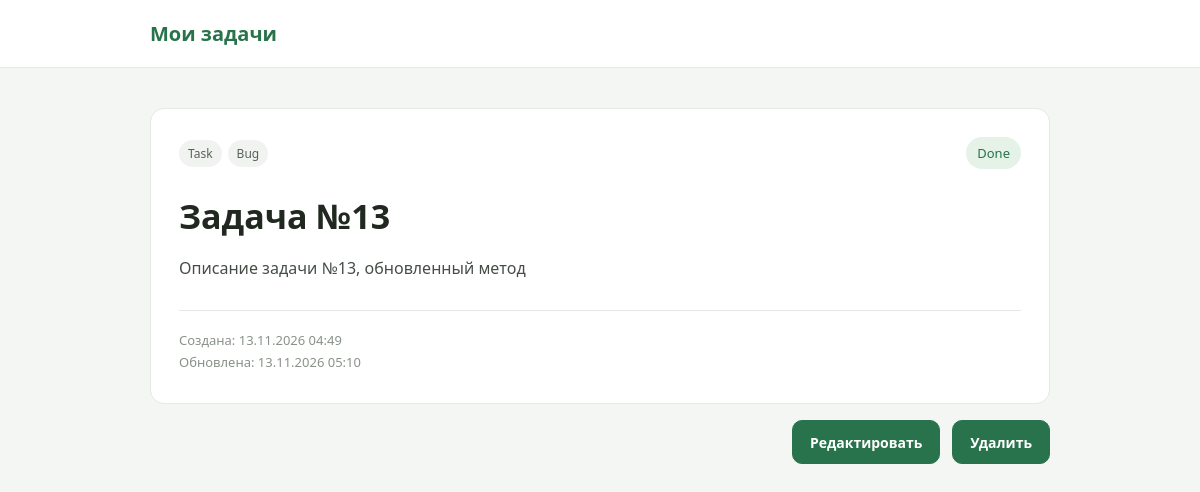
The page /task/15/ on the database its author committed.
### task_man/models.py (models this page shows, shortened)
class Type(models.Model):
    type = models.CharField(max_length=40)
    class Meta:
        verbose_name = 'Тип задачи'
        verbose_name_plural = 'Типы задач'
    def __str__(self):
        return f'{self.type}'

class Task(models.Model):
    summary = models.CharField(max_length=100, validators=(MinLengthValidator(10),))
    description = models.TextField(validators=[validate_forbidden_words])
    status = models.ForeignKey(Status, on_delete=models.PROTECT)
    types = models.ManyToManyField(Type, related_name='tasks', blank=True)
    created_at = models.DateTimeField(auto_now_add=True)
    updated_at = models.DateTimeField(auto_now=True)
    class Meta:
        verbose_name = 'Задача'
        verbose_name_plural = 'Задачи'
        ordering = ['-created_at']

class Status(models.Model):
    status = models.CharField(max_length=40)
    class Meta:
        verbose_name = 'Статус задачи'
        verbose_name_plural = 'Статусы задач'
    def __str__(self):
        return f'{self.status}'

### task_man/views.py (the view)
# urls.py: path('task/<int:task_pk>/', views.TaskView.as_view(), name='task_view'),
class TaskView(TemplateView):
   template_name = 'task_man/task_view.html'
   def get_context_data(self, **kwargs):
       context = super().get_context_data(**kwargs)
       context['task'] = get_object_or_404(Task, pk=kwargs['task_pk'])
       return context

### task_man/templates/task_man/task_view.html (shortened to what this page needs)
{% extends 'base.html' %}
{% block content %}
    <article class="detail-card">
        <div class="task-meta">
            <div class="task-types">
                {% for task_type in task.types.all %}
                    <span class="type-chip">{{ task_type }}</span>
                {% empty %}
                    <span>Типы не выбраны</span>
                {% endfor %}
            </div>
            <span class="status">{{ task.status }}</span>
        </div>
        <h1>{{ task.summary }}</h1>
        <div class="detail-description">
            {{ task.description|linebreaksbr }}
        </div>
        <div class="detail-dates">
            <p>Создана: {{ task.created_at|date:"d.m.Y H:i" }}</p>
            <p>Обновлена: {{ task.updated_at|date:"d.m.Y H:i" }}</p>
        </div>
    </article>
    <div class="detail-actions">
        <a class="button" href="{% url 'task_edit' task_pk=task.pk %}">
            Редактировать
        </a>
        <form method="post" action="{% url 'task_delete' task_pk=task.pk %}">
            <button class="button button-danger" type="submit">
            Удалить
            </button>
        </form>
</div>
{% endblock %}

### task_man/static/task_man/css/style.css (style rules this page uses)
* { box-sizing: border-box; }
body { margin: 0; background: #f4f6f3; color: #202820; font-family: "Segoe UI", Arial, sans-serif; }
.page-heading, .task-meta { display: flex; align-items: center; justify-content: space-between; gap: 16px; }
h1 { margin: 0; font-size: 34px; }
.count, .status { padding: 7px 11px; border-radius: 20px; background: #e5f2e8; color: #28734b; font-size: 13px; }
.detail-card { padding: 28px; border: 1px solid #e4e9e3; border-radius: 14px; background: white; }
.detail-card h1 { margin: 24px 0 16px; }
.detail-description { color: #454d46; font-size: 16px; line-height: 1.7; }
.detail-dates { margin-top: 28px; padding-top: 16px; border-top: 1px solid #e4e9e3; color: #899189; font-size: 13px; }
.detail-dates p { margin: 4px 0; }
.button { display: inline-flex; min-height: 44px; align-items: center; justify-content: center; gap: 8px; padding: 0 17px; border: 1px solid #28734b; border-radius: 10px; background: #28734b; color: white; font: inherit; font-size: 14px; font-weight: 600; text-decoration: none; cursor: pointer; transition: background .15s, transform .15s, box-shadow .15s; }
.detail-actions { display: flex; justify-content: flex-end; margin-top: 16px; }
.detail-actions { display: flex; align-items: center; justify-content: flex-end; gap: 12px; margin-top: 16px; }
.detail-actions form { margin: 0; }
.task-types { display: flex; flex-wrap: wrap; gap: 6px; }
.type-chip { padding: 5px 9px; border-radius: 999px; background: #f0f3ef; color: #566258; font-size: 12px; }

### rows shown on the page
Type: type "Task"
Type: type "Bug"
Task: status "Done", summary "Задача №13", description "Описание задачи №13, обновленный метод", created_at "13.11.2026 04:49", updated_at "13.11.2026 05:10"
